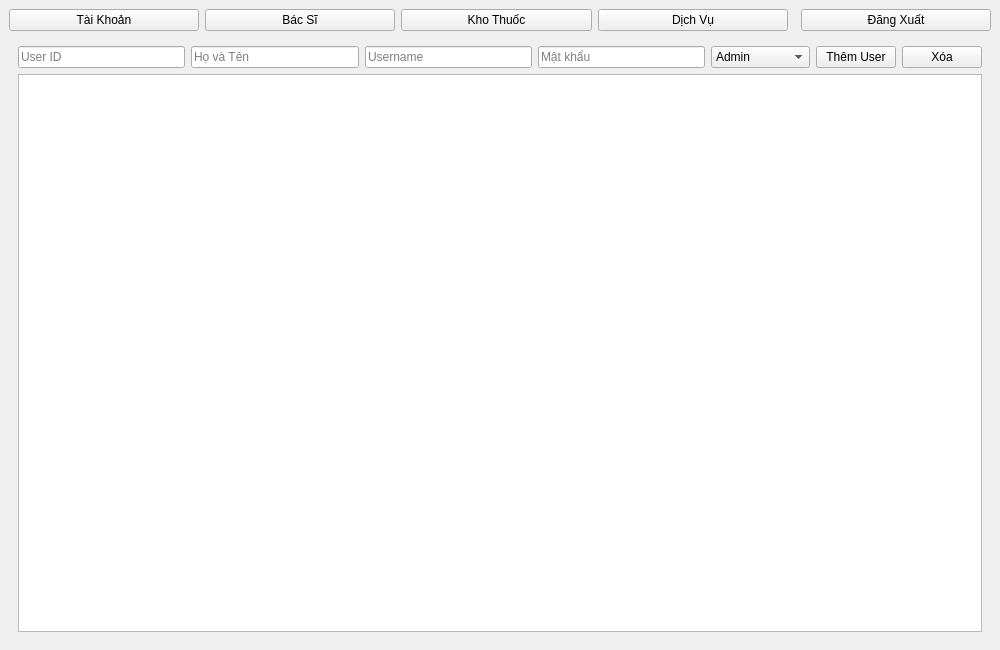
<?xml version='1.0' encoding='utf-8'?>
<ui version="4.0">
 <class>AdminMenu</class>
 <widget class="QMainWindow" name="AdminMenu">
  <property name="geometry"><rect><x>0</x><y>0</y><width>1000</width><height>650</height></rect></property>
  <property name="windowTitle"><string>Quản Trị Hệ Thống - Admin Menu</string></property>
  <widget class="QWidget" name="centralwidget">
   <layout class="QVBoxLayout" name="verticalLayoutMain">
    <item>
     <layout class="QHBoxLayout" name="horizontalLayoutTopBar">
      <item><widget class="QPushButton" name="btnManageUsers"><property name="text"><string>Tài Khoản</string></property></widget></item>
      <item><widget class="QPushButton" name="btnManageDoctors"><property name="text"><string>Bác Sĩ</string></property></widget></item>
      <item><widget class="QPushButton" name="btnManageMedicines"><property name="text"><string>Kho Thuốc</string></property></widget></item>
      <item><widget class="QPushButton" name="btnManageServices"><property name="text"><string>Dịch Vụ</string></property></widget></item>
      <item><spacer name="horizontalSpacer"><property name="orientation"><enum>Qt::Horizontal</enum></property></spacer></item>
      <item><widget class="QPushButton" name="btnLogout"><property name="text"><string>Đăng Xuất</string></property></widget></item>
     </layout>
    </item>
    <item>
     <widget class="QStackedWidget" name="stackedWidget">
      <property name="currentIndex"><number>0</number></property>
      <widget class="QWidget" name="pageUsers">
       <layout class="QVBoxLayout" name="verticalLayoutUsers">
        <item>
         <layout class="QHBoxLayout" name="horizontalLayoutUserInputs">
          <item><widget class="QLineEdit" name="txtUserId"><property name="placeholderText"><string>User ID</string></property></widget></item>
          <item><widget class="QLineEdit" name="txtUserFullName"><property name="placeholderText"><string>Họ và Tên</string></property></widget></item>
          <item><widget class="QLineEdit" name="txtUsername"><property name="placeholderText"><string>Username</string></property></widget></item>
          <item><widget class="QLineEdit" name="txtPassword"><property name="placeholderText"><string>Mật khẩu</string></property></widget></item>
          <item><widget class="QComboBox" name="cbUserRole">
            <item><property name="text"><string>Admin</string></property></item>
            <item><property name="text"><string>Doctor</string></property></item>
            <item><property name="text"><string>Receptionist</string></property></item>
            <item><property name="text"><string>QuanLyKho</string></property></item>
          </widget></item>
          <item><widget class="QPushButton" name="btnAddUser"><property name="text"><string>Thêm User</string></property></widget></item>
          <item><widget class="QPushButton" name="btnDeleteUser"><property name="text"><string>Xóa</string></property></widget></item>
         </layout>
        </item>
        <item><widget class="QTableWidget" name="tableUsers" /></item>
       </layout>
      </widget>
      <widget class="QWidget" name="pageDoctors">
       <layout class="QVBoxLayout" name="verticalLayoutDoctors">
        <item>
         <layout class="QGridLayout" name="gridLayoutDocInputs">
          <item row="0" column="0"><widget class="QLineEdit" name="txtDocId"><property name="placeholderText"><string>Mã BS</string></property></widget></item>
          <item row="0" column="1"><widget class="QLineEdit" name="txtDocName"><property name="placeholderText"><string>Họ Tên BS</string></property></widget></item>
          <item row="0" column="2"><widget class="QLineEdit" name="txtDob"><property name="placeholderText"><string>Ngày sinh</string></property></widget></item>
          <item row="0" column="3"><widget class="QComboBox" name="cbGender"><item><property name="text"><string>Nam</string></property></item><item><property name="text"><string>Nữ</string></property></item></widget></item>
          <item row="0" column="4"><widget class="QLineEdit" name="txtPhone"><property name="placeholderText"><string>SĐT</string></property></widget></item>
          <item row="0" column="5"><widget class="QComboBox" name="cbDocSpecialty" /></item>
          <item row="0" column="6"><widget class="QSpinBox" name="spinExpYears" /></item>
          <item row="1" column="0"><widget class="QLineEdit" name="txtDocUsername"><property name="placeholderText"><string>Tên Đăng Nhập</string></property></widget></item>
          <item row="1" column="1"><widget class="QLineEdit" name="txtDocPassword"><property name="placeholderText"><string>Mật Khẩu</string></property></widget></item>
          <item row="1" column="2"><widget class="QPushButton" name="btnAddDoctor"><property name="text"><string>Thêm Bác Sĩ</string></property></widget></item>
          <item row="1" column="3"><widget class="QPushButton" name="btnDeleteDoctor"><property name="text"><string>Xóa BS</string></property></widget></item>
         </layout>
        </item>
        <item><widget class="QTableWidget" name="tableDoctors" /></item>
       </layout>
      </widget>
      <widget class="QWidget" name="pageMedicines">
       <layout class="QVBoxLayout" name="verticalLayoutMed">
        <item>
         <layout class="QHBoxLayout" name="horizontalLayoutMedInputs">
          <item><widget class="QLineEdit" name="txtMedId"><property name="placeholderText"><string>Mã Thuốc</string></property></widget></item>
          <item><widget class="QLineEdit" name="txtMedName"><property name="placeholderText"><string>Tên Thuốc</string></property></widget></item>
          <item><widget class="QLineEdit" name="txtDosage"><property name="placeholderText"><string>Liều lượng</string></property></widget></item>
          <item><widget class="QLineEdit" name="txtMedPrice"><property name="placeholderText"><string>Đơn giá</string></property></widget></item>
          <item><widget class="QSpinBox" name="spinMedQty"><property name="value"><number>1</number></property></widget></item>
          <item><widget class="QPushButton" name="btnAddMedicine"><property name="text"><string>Thêm Thuốc</string></property></widget></item>
          <item><widget class="QPushButton" name="btnDeleteMedicine"><property name="text"><string>Xóa</string></property></widget></item>
         </layout>
        </item>
        <item><widget class="QTableWidget" name="tableMedicines" /></item>
       </layout>
      </widget>
      <widget class="QWidget" name="pageServices">
       <layout class="QVBoxLayout" name="verticalLayoutServices">
        <item>
         <layout class="QHBoxLayout" name="horizontalLayoutServiceInputs">
          <item><widget class="QLineEdit" name="txtServiceId"><property name="placeholderText"><string>Mã Dịch Vụ</string></property></widget></item>
          <item><widget class="QLineEdit" name="txtServiceName"><property name="placeholderText"><string>Tên Dịch Vụ Y Tế</string></property></widget></item>
          <item><widget class="QLineEdit" name="txtServicePrice"><property name="placeholderText"><string>Giá Dịch Vụ</string></property></widget></item>
          <item><widget class="QPushButton" name="btnAddService"><property name="text"><string>Thêm Dịch Vụ</string></property></widget></item>
          <item><widget class="QPushButton" name="btnDeleteService"><property name="text"><string>Xóa</string></property></widget></item>
         </layout>
        </item>
        <item><widget class="QTableWidget" name="tableServices" /></item>
       </layout>
      </widget>
     </widget>
    </item>
   </layout>
  </widget>
 </widget>
</ui>
